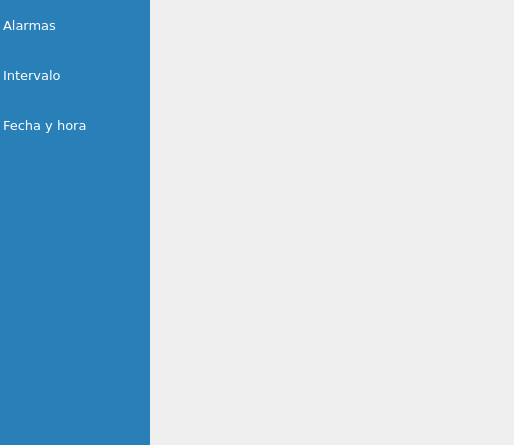
<?xml version="1.0" encoding="UTF-8"?>
<ui version="4.0">
 <class>Form</class>
 <widget class="QWidget" name="Form">
  <property name="geometry">
   <rect>
    <x>0</x>
    <y>0</y>
    <width>514</width>
    <height>445</height>
   </rect>
  </property>
  <property name="windowTitle">
   <string>Opciones del sensor</string>
  </property>
  <property name="windowIcon">
   <iconset>
    <normaloff>:/sigrdap/icons/configsensor3.png</normaloff>:/sigrdap/icons/configsensor3.png</iconset>
  </property>
  <property name="styleSheet">
   <string notr="true">QPushButton{
font-size: 10pt;
font-family: &quot;Verdana&quot;;
font-weight: bold;
}

QPushButton:enabled{
background-color: #3498db;
color: rgb(255, 255, 255);
}

QPushButton:disabled{
background-color: #adc1ce;
color: rgb(255, 255, 255);
}

QListWidget{
/*background-color: #5d5d5d;*/
background-color: #2980b9;
color: #FFFFFF;
selection-color: #54626e;
selection-background-color: #FFFFFF;
outline: none;
}

QListWidget::item:selected:active{
    background-color: #f0f0f0;
	color: black;
	border: none;
	outline: none;
}

QListWidget::item:selected:!active{
    background-color: #f0f0f0;
	color: black;
	border: none;
	outline: none;
}

QListWidget::item:!selected:hover{
	background-color: #54626e;
	/*color: #5bade4;*/
}</string>
  </property>
  <layout class="QHBoxLayout" name="horizontalLayout">
   <property name="leftMargin">
    <number>0</number>
   </property>
   <property name="topMargin">
    <number>0</number>
   </property>
   <property name="rightMargin">
    <number>0</number>
   </property>
   <property name="bottomMargin">
    <number>0</number>
   </property>
   <item>
    <widget class="QListWidget" name="listaOpciones">
     <property name="sizePolicy">
      <sizepolicy hsizetype="Fixed" vsizetype="Expanding">
       <horstretch>0</horstretch>
       <verstretch>0</verstretch>
      </sizepolicy>
     </property>
     <property name="maximumSize">
      <size>
       <width>150</width>
       <height>16777215</height>
      </size>
     </property>
     <property name="font">
      <font>
       <family>Verdana</family>
       <pointsize>10</pointsize>
      </font>
     </property>
     <property name="styleSheet">
      <string notr="true">:item{
	height: 50px;
}</string>
     </property>
     <property name="frameShape">
      <enum>QFrame::NoFrame</enum>
     </property>
     <property name="horizontalScrollBarPolicy">
      <enum>Qt::ScrollBarAlwaysOff</enum>
     </property>
     <property name="textElideMode">
      <enum>Qt::ElideNone</enum>
     </property>
     <property name="wordWrap">
      <bool>true</bool>
     </property>
     <item>
      <property name="text">
       <string>Alarmas</string>
      </property>
      <property name="toolTip">
       <string>Configurar alarmas</string>
      </property>
      <property name="icon">
       <iconset>
        <normaloff>:/VentanaConfiguracion/icons/alarma.png</normaloff>
        <selectedoff>:/VentanaConfiguracion/icons/alarma_active.png</selectedoff>
        <selectedon>:/VentanaConfiguracion/icons/alarma_active.png</selectedon>:/VentanaConfiguracion/icons/alarma.png</iconset>
      </property>
     </item>
     <item>
      <property name="text">
       <string>Intervalo</string>
      </property>
      <property name="toolTip">
       <string>Configurar intervalo de envío de datos</string>
      </property>
      <property name="icon">
       <iconset>
        <normaloff>:/VentanaConfiguracion/icons/intervalo.png</normaloff>
        <selectedoff>:/VentanaConfiguracion/icons/intervalo_active.png</selectedoff>
        <selectedon>:/VentanaConfiguracion/icons/intervalo_active.png</selectedon>:/VentanaConfiguracion/icons/intervalo.png</iconset>
      </property>
     </item>
     <item>
      <property name="text">
       <string>Fecha y hora</string>
      </property>
      <property name="toolTip">
       <string>Configurar fecha y hora</string>
      </property>
      <property name="icon">
       <iconset>
        <normaloff>:/VentanaConfiguracion/icons/datetime.png</normaloff>
        <selectedoff>:/VentanaConfiguracion/icons/datetime_active.png</selectedoff>
        <selectedon>:/VentanaConfiguracion/icons/datetime_active.png</selectedon>:/VentanaConfiguracion/icons/datetime.png</iconset>
      </property>
     </item>
    </widget>
   </item>
   <item>
    <widget class="QScrollArea" name="scrollArea">
     <property name="styleSheet">
      <string notr="true"/>
     </property>
     <property name="frameShape">
      <enum>QFrame::NoFrame</enum>
     </property>
     <property name="widgetResizable">
      <bool>true</bool>
     </property>
     <widget class="QWidget" name="scrollAreaWidgetContents">
      <property name="geometry">
       <rect>
        <x>0</x>
        <y>0</y>
        <width>357</width>
        <height>445</height>
       </rect>
      </property>
      <layout class="QVBoxLayout" name="verticalLayout">
       <property name="leftMargin">
        <number>0</number>
       </property>
       <property name="topMargin">
        <number>0</number>
       </property>
       <property name="rightMargin">
        <number>0</number>
       </property>
      </layout>
     </widget>
    </widget>
   </item>
  </layout>
 </widget>
 <resources/>
 <connections/>
</ui>
